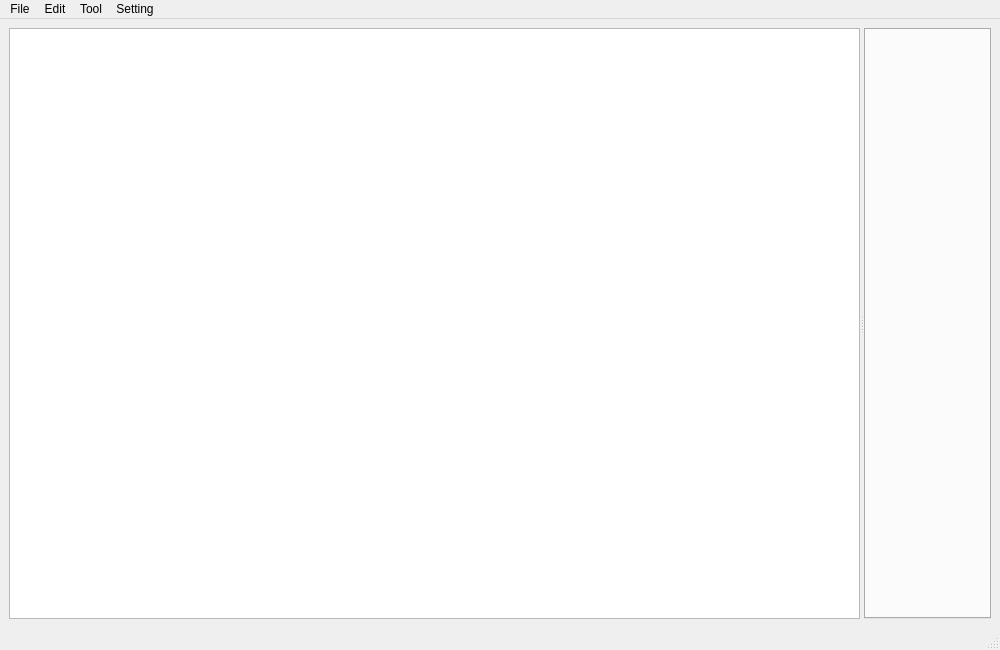
<?xml version="1.0" encoding="UTF-8"?>
<ui version="4.0">
 <class>MainWindow</class>
 <widget class="QMainWindow" name="MainWindow">
  <property name="geometry">
   <rect>
    <x>0</x>
    <y>0</y>
    <width>1000</width>
    <height>650</height>
   </rect>
  </property>
  <property name="windowTitle">
   <string>QtGraph</string>
  </property>
  <widget class="QWidget" name="centralwidget">
   <layout class="QHBoxLayout" name="horizontalLayout">
    <item>
     <widget class="QSplitter" name="splitter">
      <property name="orientation">
       <enum>Qt::Horizontal</enum>
      </property>
      <widget class="ProjectTreeView" name="treeView"/>
      <widget class="QTabWidget" name="tabWidget">
       <property name="tabsClosable">
        <bool>true</bool>
       </property>
      </widget>
     </widget>
    </item>
   </layout>
  </widget>
  <widget class="QMenuBar" name="menubar">
   <property name="geometry">
    <rect>
     <x>0</x>
     <y>0</y>
     <width>1000</width>
     <height>23</height>
    </rect>
   </property>
   <widget class="QMenu" name="menuFile">
    <property name="title">
     <string>File</string>
    </property>
    <addaction name="actionOpen_Folder"/>
    <addaction name="actionSave"/>
    <addaction name="actionSave_All"/>
   </widget>
   <widget class="QMenu" name="menuEdit">
    <property name="title">
     <string>Edit</string>
    </property>
    <addaction name="actionUndo"/>
    <addaction name="actionRedo"/>
    <addaction name="separator"/>
    <addaction name="actionCut"/>
    <addaction name="actionCopy"/>
    <addaction name="actionPaste"/>
    <addaction name="actionSelect_All"/>
   </widget>
   <widget class="QMenu" name="menuTool">
    <property name="title">
     <string>Tool</string>
    </property>
    <addaction name="actionCanvas_View"/>
   </widget>
   <widget class="QMenu" name="menuSetting">
    <property name="title">
     <string>Setting</string>
    </property>
    <addaction name="actionSettings"/>
   </widget>
   <addaction name="menuFile"/>
   <addaction name="menuEdit"/>
   <addaction name="menuTool"/>
   <addaction name="menuSetting"/>
  </widget>
  <widget class="QStatusBar" name="statusbar"/>
  <action name="actionOpen_Folder">
   <property name="text">
    <string>Open Folder</string>
   </property>
  </action>
  <action name="actionCanvas_View">
   <property name="text">
    <string>Canvas View</string>
   </property>
  </action>
  <action name="actionSave">
   <property name="text">
    <string>Save</string>
   </property>
  </action>
  <action name="actionSave_All">
   <property name="text">
    <string>Save All</string>
   </property>
  </action>
  <action name="actionUndo">
   <property name="text">
    <string>Undo</string>
   </property>
  </action>
  <action name="actionRedo">
   <property name="text">
    <string>Redo</string>
   </property>
  </action>
  <action name="actionCut">
   <property name="text">
    <string>Cut</string>
   </property>
  </action>
  <action name="actionCopy">
   <property name="text">
    <string>Copy</string>
   </property>
  </action>
  <action name="actionPaste">
   <property name="text">
    <string>Paste</string>
   </property>
  </action>
  <action name="actionSelect_All">
   <property name="text">
    <string>Select All</string>
   </property>
  </action>
  <action name="actionSettings">
   <property name="text">
    <string>Open Setting</string>
   </property>
  </action>
 </widget>
 <customwidgets>
  <customwidget>
   <class>ProjectTreeView</class>
   <extends>QTreeView</extends>
   <header>ui/tree/projecttreeview.h</header>
  </customwidget>
 </customwidgets>
 <resources/>
 <connections/>
</ui>
